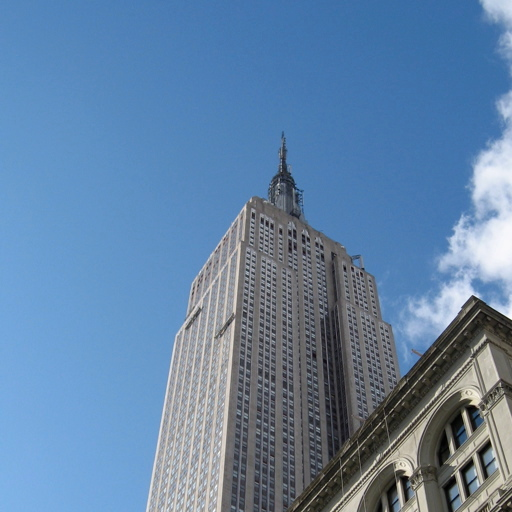
#> input picture test_images/empire.jpg, 512 x 512 px, found by its file name
$ jupyter execute sampling.ipynb
#> lines starting #> are read from the running program, lines starting #| are printed output that depends on the picture
## Upsampling

[cell 1]
from PIL import Image
import matplotlib.pyplot as plt
import numpy as np

[cell 2]
file = 'test_images/empire.jpg'
img = Image.open(file)
#> img is the input picture: PIL image 512x512 RGB; mean R, G, B 98.9, 131.3, 166.1
plt.figure(figsize=(20,20))
plt.imshow(img)
plt.axis('off')

[cell 3]
img.thumbnail((128,128))
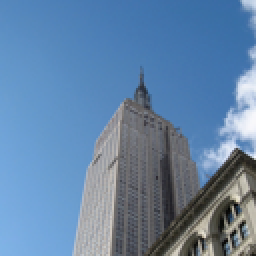
#> img: PIL image 128x128 RGB (shown 2 times larger); mean R, G, B 99, 131.5, 166.2
#img = np.array(img)
plt.imshow(img)
plt.axis('off')

### Nearest Neighbor

[cell 4]
img_1 = img.resize((img.width*5, img.height*5), Image.NEAREST)
plt.figure(figsize=(10,10))
plt.imshow(img_1)

### Bilinear

[cell 5]
img_1 = img.resize((img.width*5, img.height*5), Image.BILINEAR)
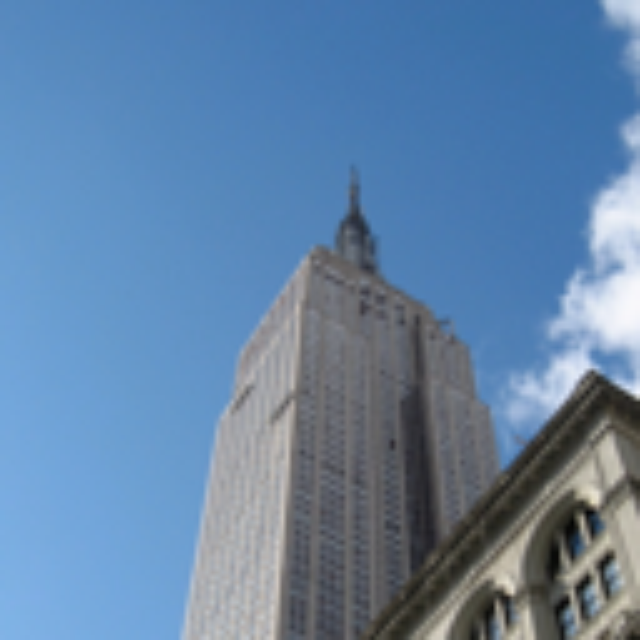
#> img_1: PIL image 640x640 RGB; mean R, G, B 99, 131.5, 166.2
plt.figure(figsize=(10,10))
plt.imshow(img_1)

## Bicubic

[cell 6]
img_1 = img.resize((img.width*5, img.height*5), Image.BILINEAR)
plt.figure(figsize=(10,10))
plt.imshow(img_1)

[cell 7]
methods = ['none', 'nearest', 'bilinear', 'bicubic', 'spline16', 'lanczos']
fig, axes = plt.subplots(2, 3, figsize=(15,10), subplot_kw={'xticks':[], 'yticks':[]})
fig.subplots_adjust(hspace=0.05, wspace=0.05)
for ax, interp_method in zip(axes.flat, methods):
    ax.imshow(img, interpolation=interp_method)
    ax.set_title(str(interp_method), size=20)
plt.tight_layout()
plt.show()

## Downsampling

[cell 8]
img = Image.open('test_images/empire.jpg')
img_down = img.resize((img.width//5, img.height//5))
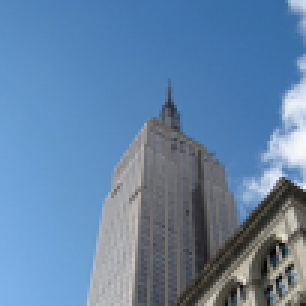
#> img_down: PIL image 102x102 RGB (shown 3 times larger); mean R, G, B 98.8, 131.3, 166
plt.figure(figsize=(15,10))
plt.imshow(img_down)

[cell 9]
img_antialias = img.resize(((img.width//5), (img.height//5)), resample=Image.LANCZOS)
plt.figure(figsize=(15,10))
plt.imshow(img_antialias)
